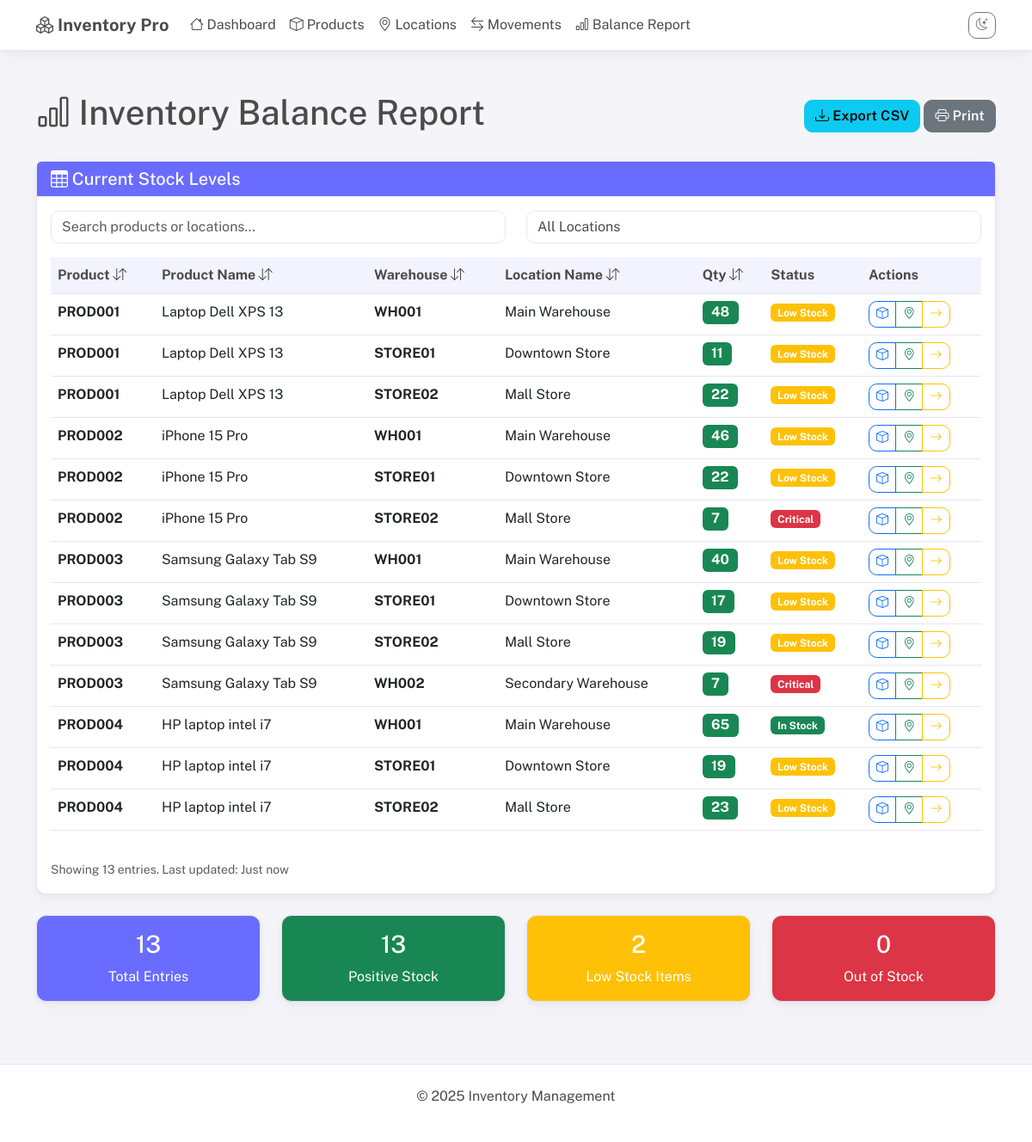
/balance, run on the app's committed database.
### app.py (models this page shows, shortened)
class Product(db.Model):
    product_id = db.Column(db.String(50), primary_key=True)
    name = db.Column(db.String(100), nullable=False)
    description = db.Column(db.Text)
    created_at = db.Column(db.DateTime, default=datetime.utcnow)

class Location(db.Model):
    location_id = db.Column(db.String(50), primary_key=True)
    name = db.Column(db.String(100), nullable=False)
    address = db.Column(db.Text)
    created_at = db.Column(db.DateTime, default=datetime.utcnow)

### app.py (the view)
@app.route('/balance')
def balance_report():
    balance_data = {}
    movements = ProductMovement.query.all()
    for movement in movements:
        product_id = movement.product_id
        qty = movement.qty
        if product_id not in balance_data:
            balance_data[product_id] = {}
        if movement.to_location:
            if movement.to_location not in balance_data[product_id]:
                balance_data[product_id][movement.to_location] = 0
            balance_data[product_id][movement.to_location] += qty
        if movement.from_location:
            if movement.from_location not in balance_data[product_id]:
                balance_data[product_id][movement.from_location] = 0
            balance_data[product_id][movement.from_location] -= qty
    balance_list = []
    for product_id, locations in balance_data.items():
        product = Product.query.get(product_id)
        for location_id, qty in locations.items():
            if qty != 0:  # Only show non-zero balances
                location = Location.query.get(location_id)
                balance_list.append({
                    'product': product,
                    'location': location,
                    'qty': qty
                })
    return render_template('balance_report.html', balance_list=balance_list)

### templates/balance_report.html (shortened to what this page needs)
{% extends "base.html" %}
{% block content %}
<div class="container mt-4">
    <div class="d-flex justify-content-between align-items-center mb-4">
        <h1><i class="bi bi-bar-chart"></i> Inventory Balance Report</h1>
        <div>
            <button class="btn btn-info" onclick="exportToCSV()">
                <i class="bi bi-download"></i> Export CSV
            </button>
            <button class="btn btn-secondary" onclick="window.print()">
                <i class="bi bi-printer"></i> Print
            </button>
        </div>
    </div>
    {% if balance_list %}
    <div class="card">
        <div class="card-header bg-primary text-white">
            <h5 class="mb-0"><i class="bi bi-table"></i> Current Stock Levels</h5>
        </div>
        <div class="card-body">
            <div class="row mb-3">
                <div class="col-md-6">
                    <input type="text" class="form-control" id="searchInput" placeholder="Search products or locations..." onkeyup="filterTable()">
                </div>
                <div class="col-md-6">
                    <select class="form-select" id="filterSelect" onchange="filterTable()">
                        <option value="">All Locations</option>
                        {% set locations = balance_list | map(attribute='location.location_id') | unique | list %}
                    </select>
                </div>
            </div>
            <div class="table-responsive">
                <table class="table table-hover" id="balanceTable">
                    <thead>
                        <tr>
                            <th onclick="sortTable(0)">Product <i class="bi bi-arrow-down-up"></i></th>
                            <th onclick="sortTable(1)">Product Name <i class="bi bi-arrow-down-up"></i></th>
                            <th onclick="sortTable(2)">Warehouse <i class="bi bi-arrow-down-up"></i></th>
                            <th onclick="sortTable(3)">Location Name <i class="bi bi-arrow-down-up"></i></th>
                            <th onclick="sortTable(4)">Qty <i class="bi bi-arrow-down-up"></i></th>
                            <th>Status</th>
                            <th>Actions</th>
                        </tr>
                    </thead>
                    <tbody>
                        {% for item in balance_list %}
                        <tr>
                            <td><strong>{{ item.product.product_id }}</strong></td>
                            <td>{{ item.product.name }}</td>
                            <td><strong>{{ item.location.location_id }}</strong></td>
                            <td>{{ item.location.name }}</td>
                            <td>
                                <span class="badge {% if item.qty > 0 %}bg-success{% elif item.qty < 0 %}bg-danger{% else %}bg-secondary{% endif %} fs-6">
                                    {{ item.qty }}
                                </span>
                            </td>
                            <td>
                                {% if item.qty > 50 %}
                                    <span class="badge bg-success">In Stock</span>
                                {% elif item.qty > 10 %}
                                    <span class="badge bg-warning">Low Stock</span>
                                {% elif item.qty > 0 %}
                                    <span class="badge bg-danger">Critical</span>
                                {% elif item.qty < 0 %}
                                    <span class="badge bg-dark">Negative</span>
                                {% else %}
                                    <span class="badge bg-secondary">Empty</span>
                                {% endif %}
                            </td>
                            <td>
                                <div class="btn-group" role="group">
                                    <a href="{{ url_for('view_product', product_id=item.product.product_id) }}"
                                       class="btn btn-sm btn-outline-primary">
                                        <i class="bi bi-box"></i>
                                    </a>
                                    <a href="{{ url_for('view_location', location_id=item.location.location_id) }}"
                                       class="btn btn-sm btn-outline-success">
                                        <i class="bi bi-geo-alt"></i>
                                    </a>
                                    <a href="{{ url_for('add_movement') }}?product_id={{ item.product.product_id }}&from_location={{ item.location.location_id }}"
                                       class="btn btn-sm btn-outline-warning">
                                        <i class="bi bi-arrow-right"></i>
                                    </a>
                                </div>
                            </td>
                        </tr>
                        {% endfor %}
                    </tbody>
                </table>
            </div>
            <div class="mt-3">
                <small class="text-muted">
                    Showing {{ balance_list|length }} entries.
                    Last updated: Just now
                </small>
            </div>
        </div>
    </div>
    <div class="row mt-4">
        <div class="col-md-3">
            <div class="card bg-primary text-white">
                <div class="card-body text-center">
                    <h3>{{ balance_list|length }}</h3>
                    <p class="mb-0">Total Entries</p>
                </div>
            </div>
        </div>
        <div class="col-md-3">
            <div class="card bg-success text-white">
                <div class="card-body text-center">
                    <h3>{{ balance_list | selectattr('qty', '>', 0) | list | length }}</h3>
                    <p class="mb-0">Positive Stock</p>
                </div>
            </div>
        </div>
        <div class="col-md-3">
            <div class="card bg-warning text-white">
                <div class="card-body text-center">
                    <h3>{{ balance_list | selectattr('qty', '<=', 10) | selectattr('qty', '>', 0) | list | length }}</h3>
                    <p class="mb-0">Low Stock Items</p>
                </div>
            </div>
        </div>
        <div class="col-md-3">
            <div class="card bg-danger text-white">
                <div class="card-body text-center">
                    <h3>{{ balance_list | selectattr('qty', '<=', 0) | list | length }}</h3>
                    <p class="mb-0">Out of Stock</p>
                </div>
            </div>
        </div>
    </div>
    {% endif %}
</div>
{% endblock %}

### templates/base.html (style rules this page uses)
:root, :root[data-theme="light"], [data-theme="light"] { --bs-primary: #696cff; --bs-primary-rgb: 105,108,255; --bs-secondary: #8592a3; --bs-success: #71dd37; --bs-info: #03c3ec; --bs-warning: #ffab00; --bs-danger: #ff3e1d; --bs-light: #f5f5f9; --bs-dark: #233446; --ui-body-bg: #f5f5f9; --ui-content-bg: #ffffff; --ui-text: #4b4b4b; --ui-muted: #667085; --ui-border: #e6e6f2; --ui-card-shadow: 0 2px 6px rgba(76, 87, 125, 0.06), 0 10px 20px rgba(76, 87, 125, 0.04); }
body { background-color: var(--ui-body-bg); color: var(--ui-text); font-family: 'Public Sans', system-ui, -apple-system, Segoe UI, Roboto, Ubuntu, Cantarell, Noto Sans, "Helvetica Neue", Arial, "Apple Color Emoji", "Segoe UI Emoji", "Segoe UI Symbol", sans-serif; line-height: 1.6; }
.card { background: var(--ui-content-bg); color: var(--ui-text); border: 1px solid var(--ui-border); border-radius: 0.75rem; box-shadow: var(--ui-card-shadow); transition: transform .2s ease, box-shadow .2s ease; }
.card-header { border-bottom: 1px solid var(--ui-border); background: transparent; }
.btn { border-radius: 0.6rem; font-weight: 600; letter-spacing: .2px; }
.table { color: inherit; }
.table thead th { background: rgba(var(--bs-primary-rgb), .08); color: var(--ui-text); border-bottom-color: var(--ui-border); font-weight: 700; }
.table tbody tr { border-color: var(--ui-border); }
.form-control, .form-select { color: inherit; background: var(--ui-content-bg); border: 1px solid var(--ui-border); border-radius: .6rem; }

### data on the page
Product: product.product_id "PROD001" "PROD001" "PROD001", product.name "Laptop Dell XPS 13" "Laptop Dell XPS 13" "Laptop Dell XPS 13"
Location: location.location_id "WH001" "WH001" "WH001" "WH001", location.name "Main Warehouse" "Main Warehouse" "Main Warehouse" "Main Warehouse"
Location: location.location_id "STORE01" "STORE01" "STORE01" "STORE01", location.name "Downtown Store" "Downtown Store" "Downtown Store" "Downtown Store"
Location: location.location_id "STORE02" "STORE02" "STORE02" "STORE02", location.name "Mall Store" "Mall Store" "Mall Store" "Mall Store"
Product: product.product_id "PROD002" "PROD002" "PROD002", product.name "iPhone 15 Pro" "iPhone 15 Pro" "iPhone 15 Pro"
Product: product.product_id "PROD003" "PROD003" "PROD003" "PROD003", product.name "Samsung Galaxy Tab S9" "Samsung Galaxy Tab S9" "Samsung Galaxy Tab S9" "Samsung Galaxy Tab S9"
Location: location.location_id "WH002", location.name "Secondary Warehouse"
Product: product.product_id "PROD004" "PROD004" "PROD004", product.name "HP laptop intel i7" "HP laptop intel i7" "HP laptop intel i7"

### other printed values
{{ item.qty }} "48" "11" "22" "46" "22" "7" "40" "17" "19" "7" "65" "19" "23"
{{ balance_list|length }} "13"
{{ balance_list | selectattr('qty', '>', 0) | list | length }} "13"
{{ balance_list | selectattr('qty', '<=', 0) | list | length }} "0"
